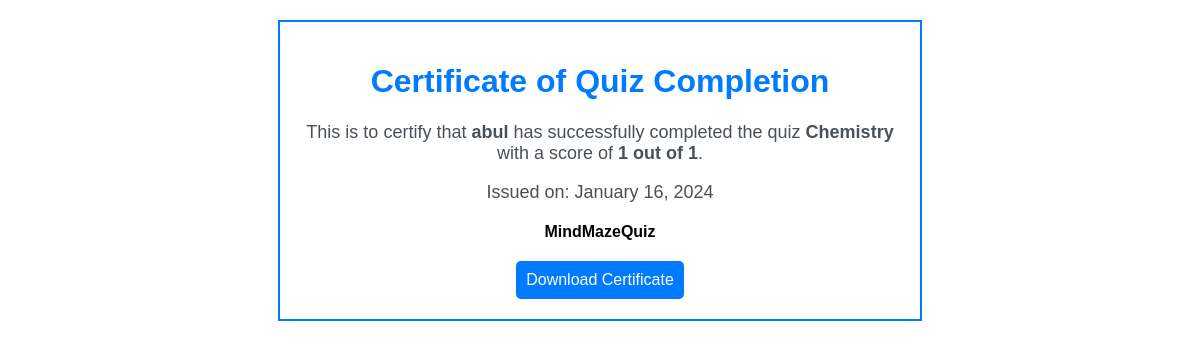
Page /generate_certificate/56/ (signed in) on the committed database.
### quizzes/models.py (models this page shows, shortened)
class UserQuizHistory(models.Model):
    user = models.ForeignKey(User, on_delete=models.CASCADE)
    quiz = models.ForeignKey(Quiz, on_delete=models.CASCADE)
    score = models.IntegerField()
    totalMarks = models.IntegerField(default=0)
    completed_at = models.DateTimeField(auto_now_add=True)
    selected_choices = models.ManyToManyField(
        Choice, related_name='selected_choices', blank=True)
    certificate = models.FileField(upload_to='certificates/', blank=True, null=True)

class Quiz(models.Model):
    title = models.CharField(max_length=255)
    description = models.TextField()
    category = models.ForeignKey(Category, on_delete=models.CASCADE)
    has_time_limit = models.BooleanField(default=False)
    created_at = models.DateTimeField(auto_now_add=True, editable=False)
    updated_at = models.DateTimeField(auto_now=True)
    image = models.ImageField(upload_to='quizzes/media/uploads', null=True,
                              blank=True, help_text='Upload an image for the quiz')
    banner = models.ImageField(upload_to='quizzes/media/uploads', null=True,blank=True)

### core/views.py (the view)
# urls.py: path('generate_certificate/<int:history_id>/', generate_certificate, name='generate_certificate'),
@login_required
@csrf_exempt
def generate_certificate(request, history_id):
    history = get_object_or_404(UserQuizHistory, id=history_id)
    certificate_content = f"Certificate of Completion\n\nThis is to certify that {request.user.username} has successfully completed the quiz {history.quiz.title} with a score of {history.score} out of {history.totalMarks}.\n\nDate: {history.completed_at}"
    template = get_template('certificate_template.html')
    context = {'content': certificate_content, 'user': request.user, 'history': history}
    html_content = template.render(context)
    return HttpResponse(html_content)

### core/templates/certificate_template.html (shortened to what this page needs)
<!DOCTYPE html>
<html lang="en">
<head>
    <div class="certificate">
        <h1>Certificate of Quiz Completion</h1>
        <p>This is to certify that <strong>{{ user.username }}</strong> has successfully completed the quiz
            <strong>{{ history.quiz.title }}</strong> with a score of <strong>{{ history.score }} out of
                {{history.totalMarks }}</strong>.
        </p>
        <p>Issued on: {{ history.completed_at|date:"F j, Y" }}</p>
        <div class="signature">MindMazeQuiz</div>
        <a href="{% url 'download_certificate' history.id %}" class="download-btn">Download Certificate</a>
    </div>
    </body>
</html>

### core/templates/certificate_template.html (style rules this page uses)
.certificate { border: 2px solid #007BFF; padding: 20px; max-width: 600px; margin: auto; }
h1 { color: #007BFF; }
p { color: #495057; font-size: 18px; }
.signature { margin-top: 20px; font-weight: bold; }
.download-btn { background-color: #007BFF; color: #fff; padding: 10px; text-decoration: none; margin-top: 20px; display: inline-block; border-radius: 5px; }

### rows in the picture
UserQuizHistory: quiz "Chemistry", score "1", totalMarks "1", completed_at "January 16, 2024"

### other values in the picture
{{ user.username }} "abul"
